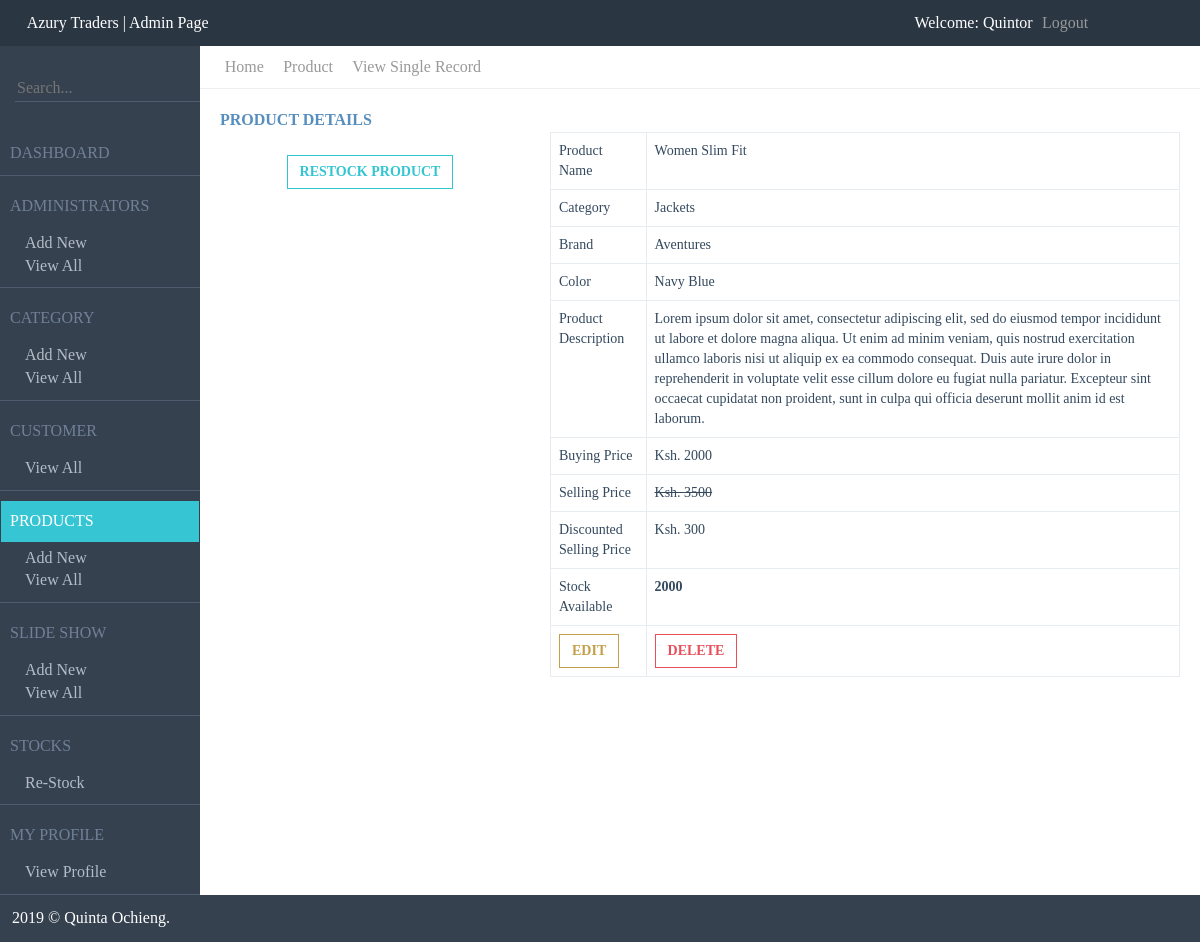
The page /admin/productViewSingle.php?id=19 (signed in) on the database its author committed.
### tables this page shows
CREATE TABLE IF NOT EXISTS `product` (
  `productId` int(11) NOT NULL,
  `categoryId` int(11) NOT NULL,
  `productName` varchar(50) NOT NULL,
  `brand` varchar(50) DEFAULT NULL,
  `size` varchar(50) DEFAULT NULL,
  `color` varchar(50) DEFAULT NULL,
  `productDescription` text,
  `image` varchar(50) DEFAULT NULL,
  `buyingPrice` double DEFAULT NULL,
  `sellingPrice` double DEFAULT NULL,
  `discount` double DEFAULT NULL,
  `stockAvailable` int(11) DEFAULT NULL,
  `updated_on` timestamp NOT NULL DEFAULT CURRENT_TIMESTAMP ON UPDATE CURRENT_TIMESTAMP,
  `created_on` timestamp NOT NULL DEFAULT CURRENT_TIMESTAMP,
  PRIMARY KEY (`productId`)
);

CREATE TABLE IF NOT EXISTS `category` (
  `categoryId` int(11) NOT NULL,
  `categoryName` varchar(50) NOT NULL,
  `description` text,
  `image` varchar(50) DEFAULT NULL,
  `updated_on` timestamp NOT NULL DEFAULT CURRENT_TIMESTAMP ON UPDATE CURRENT_TIMESTAMP,
  `created_on` timestamp NOT NULL DEFAULT CURRENT_TIMESTAMP,
  PRIMARY KEY (`categoryId`)
);

### admin/includeFiles/productMenuActivation.php (called while the page is built, shortened)
<?php
    $product = "active";
    $stock = "";
    $profile = "";
    $customer = "";
    $slideShow = "";
    $dashoboard = "";
    $administrator = "";
?>

### admin/productViewSingle.php (the view, shortened to what this page needs)
<?php
    include("includeFiles/header.php");
    include("includeFiles/menu.php");
    include("includeFiles/productMenuActivation.php");
    if(isset($_GET['id'])){
        $id = $_GET['id'];
        $query  = "SELECT * FROM product WHERE productId = '$id'";
        $result = mysqli_query($connect, $query) or die("Unable to get record");
        while($row = mysqli_fetch_assoc($result)){
            $color = $row['color'];
            $brand = $row['brand'];
            $category = $row['categoryId'];
            $buyingPrice = $row['buyingPrice'];
            $productName = $row['productName'];
            $stockAvailable = $row['stockAvailable'];
            $productDescription = $row['productDescription'];
            $originalSellingPrice = $row['sellingPrice'];
            $discountedSellingPrice = $row['discount'];
        }
    }
    $cat_query = "SELECT * FROM category WHERE categoryId = '$category'";
    $cat_result = mysqli_query($connect, $cat_query);
    while($cat_row = mysqli_fetch_assoc($cat_result)){
        $categoryName = $cat_row['categoryName'];
    }
?>
<div class="row">
    <?php
        include("includeFiles/leftcolumn.php");
    ?>
    <div class="col-md-10 right-column">
        <div class="row">
            <div class="col-sm-12 col-lg-12 col-xl-12 col-md-12 tree">
                <ul>
                    <li> <a href="home.php"> Home  </a> </li>
                    <li> <a href="productViewAll.php"> Product  </a> </li>
                    <li>  View Single Record </li>
                </ul>
            </div>
        </div>
        <div class="row">
            <div class="col-sm-12 col-md-12 main-page-content">
                <div class="caption caption-md">
                    <span class="caption-subject font-blue-madison bold uppercase">Product Details</span>
                </div>
                <div class="row">
                    <div class="col-md-4">
                        <div class="profile-image">
                            <div class="image">
                            </div>
                        </div>
                        <div class="restock">
                            <a href="productRestock.php?id=<?php echo urlencode($id);?>" class="btn green btn-outline sbold uppercase"> Restock Product</a>
                        </div>
                    </div>
                    <div class="col-md-8">
                        <table class="table table-bordered">
                            <tr>
                                <td>Product Name</td>
                                <td><?php echo $productName; ?></td>
                            </tr>
                            <tr>
                                <td>Category</td>
                                <td><?php echo $categoryName; ?></td>
                            </tr>
                            <tr>
                                <td>Brand</td>
                                <td><?php echo $brand; ?></td>
                            </tr>
                            <tr>
                                <td>Color</td>
                                <td><?php echo $color; ?></td>
                            </tr>
                            <tr>
                                <td>Product Description</td>
                                <td><?php echo $productDescription; ?></td>
                            </tr>
                            <tr>
                                <td>Buying Price</td>
                                <td>Ksh. <?php echo $buyingPrice; ?></td>
                            </tr>
                            <tr>
                                <td>Selling Price</td>
                                <td style="text-decoration: line-through;" >Ksh. <?php echo $originalSellingPrice; ?></td>
                            </tr>
                            <tr>
                                <td>Discounted Selling Price</td>
                                <td>Ksh. <?php echo $discountedSellingPrice; ?></td>
                            </tr>
                            <tr>
                                <td>Stock Available</td>
                                <td style="font-weight: bold;" ><?php echo $stockAvailable; ?></td>
                            </tr>
                            <tr>
                                <td> <a href="productEdit.php?id=<?php echo urlencode($id);?>" class="btn yellow btn-outline sbold uppercase"> Edit </a> </td>
                                <td> <a href="productDelete.php?id=<?php echo urlencode($id);?>" class="btn red btn-outline sbold uppercase"> Delete </a> </td>
                            </tr>
                        </table>
                    </div>
                </div>
            </div>
        </div>
    </div>
</div>
<?php
    include("includeFiles/footer.php");
?>

### admin/includeFiles/header.php (shortened to what this page needs)
<!DOCTYPE html>
<html lang="en">
    <head>
        <link href="../assets/css/bootstrap.min.css" rel="stylesheet" type="text/css" />
        <link href="../assets/font-awesome/css/font-awesome.min.css" type="text/css" rel="stylesheet" />
        <link href="../assets/font-awesome/css/font-awesome.css" type="text/css" rel="stylesheet" />
        <link href="../assets/css/login-4.css" rel="stylesheet" type="text/css" />
        <link href="../assets/css/components.css" rel="stylesheet" type="text/css" />
        <link href="../assets/css/components.min.css" rel="stylesheet" type="text/css" />
        <link href="../assets/css/styles.css" rel="stylesheet" type="text/css" />
    </head>
    <body>
        <div class="container-fluid">

### admin/includeFiles/menu.php (shortened to what this page needs)
<div class="row menu-bar">
        <div class="col-md-9">
            <a href="home.php"> Azury Traders | Admin Page   </a>
        </div>
        <div class="col-md-3">
            <div class="viewing-information">
                <div class="admin-name">
                    Welcome: <a href="profileView.php?id=<?php echo $_SESSION['id']; ?>"><?php echo ' '.$_SESSION['firstname'].' '.$_SESSION['lastname'] ?> </a>
                </div>
                <div class="admin-name">
                    <a href="logout.php" style="color:#999999;"> <i class="fa fa-shopping-lock fa-1x"></i> Logout </a>
                </div>
            </div>
        </div>
</div>

### admin/includeFiles/leftcolumn.php (shortened to what this page needs)
<div class="col-md-2 left-column">
    <div class="row">
        <div class="col-sm-12 col-md-12 col-xl-12">
            <div class="searchbar">
                <form method="POST" action="">
                    <table>
                        <tr>
                            <td>
                                <input type="text" name="search" placeholder="Search..." class="searchtext">
                            </td>
                            <td>
                            </td>
                        </tr>
                    </table>
                </form>
            </div>
        </div>
    </div>
    <div class="row">
        <div class="col-md-12 col-sm-12 col-xl-12 dashboard <?php echo $dashoboard; ?>">
            <a href="home.php" style="color:#FFF; text-decoration: none;"> DASHBOARD </a>
        </div>
    </div>
    <?php if($_SESSION['admin_add']=="Yes" AND $_SESSION['admin_view_all']=="Yes"){ ?>
    <div class="row">
        <div class="col-md-12 col-sm-12 col-xl-12 menubox">
            <div class="menu-title  <?php echo $administrator; ?> "> Administrators </div>
            <ul>
                <li>
                    <?php if($_SESSION['admin_add']=="Yes"){ ?>
                        <a href="administratorAdd.php"> Add New </a>
                    <?php } ?>
                </li>
                <li>
                    <?php if($_SESSION['admin_view_all']=="Yes"){ ?>
                        <a href="administratorViewAll.php"> View All </a>
                    <?php } ?>
                </li>
            </ul>
        </div>
    </div>
    <?php } ?>
    <?php if($_SESSION['category_add']=="Yes" AND $_SESSION['category_view_all']=="Yes"){ ?>
    <div class="row">
        <div class="col-md-12 col-sm-12 col-xl-12 menubox">
            <div class="menu-title  <?php echo $category; ?> "> Category </div>
            <ul>
                <li>
                    <?php if($_SESSION['category_add']=="Yes"){ ?>
                        <a href="categoryAdd.php"> Add New </a>
                    <?php } ?>
                </li>
                <li>
                    <?php if($_SESSION['category_view_all']=="Yes"){ ?>
                        <a href="categoryViewAll.php"> View All </a>
                    <?php } ?>
                </li>
            </ul>
        </div>
    </div>
    <?php } ?>
    <?php if($_SESSION['customer_view_all']=="Yes"){ ?>
    <div class="row">
        <div class="col-md-12 col-sm-12 col-xl-12 menubox">
            <div class="menu-title  <?php echo $customer; ?> "> Customer </div>
            <ul>
                <li>
                    <a href="customerViewAll.php"> View All </a>
                </li>
            </ul>
        </div>
    </div>
    <?php } ?>
    <?php if($_SESSION['product_add']=="Yes" AND $_SESSION['product_view_all']=="Yes"){ ?>
    <div class="row">
        <div class="col-md-12 col-sm-12 col-xl-12 menubox">
            <div class="menu-title  <?php echo $product; ?> "> Products </div>
            <ul>
                <li>
                    <?php if($_SESSION['product_add']=="Yes"){ ?>
                        <a href="productAdd.php"> Add New </a>
                    <?php } ?>
                </li>
                <li>
                    <?php if($_SESSION['product_view_all']=="Yes"){ ?>
                        <a href="productViewAll.php"> View All </a>
                    <?php } ?>
                </li>
            </ul>
        </div>
    </div>
    <?php } ?>
    <?php if($_SESSION['slideshow_add']=="Yes" AND $_SESSION['slideshow_view_all']=="Yes"){ ?>
    <div class="row">
        <div class="col-md-12 col-sm-12 col-xl-12 menubox">
            <div class="menu-title  <?php echo $slideShow; ?> "> Slide Show </div>
            <ul>
                <li>
                    <?php if($_SESSION['slideshow_add']=="Yes"){ ?>
                        <a href="slideShowAdd.php"> Add New </a>
                    <?php } ?>
                </li>
                <li>
                    <?php if($_SESSION['slideshow_view_all']=="Yes"){ ?>
                        <a href="slideShowViewAll.php"> View All </a>
                    <?php } ?>
                </li>
            </ul>
        </div>
    </div>
    <?php } ?>
    <?php if($_SESSION['stock_add']=="Yes"){ ?>
    <div class="row">
        <div class="col-md-12 col-sm-12 col-xl-12 menubox">
            <div class="menu-title  <?php echo $stock; ?> "> Stocks </div>
            <ul>
                <li>
                    <a href="stockAdd.php"> Re-Stock </a>
                </li>
            </ul>
        </div>
    </div>
    <?php } ?>
    <div class="row">
        <div class="col-md-12 col-sm-12 col-xl-12 menubox">
            <div class="menu-title  <?php echo $profile; ?> "> My Profile </div>
            <ul>
                <li>
                    <a href="profileView.php?id=<?php echo $_SESSION['id'] ?>"> View Profile </a>
                </li>
            </ul>
        </div>
    </div>
</div>

### admin/includeFiles/footer.php
            <div class="row">
                <div class="col-md-12 footer">
                    <?php echo date('Y'); ?> &copy; Quinta Ochieng.
                </div>
            </div>
        </div>
    </body>
</html>

### assets/css/styles.css (style rules this page uses)
html, body, div, span, applet, object, iframe, h1, h2, h3, h4, h5, h6, p, blockquote, pre, a, abbr, acronym, address, big, cite, code, del, dfn, em, font, ins, kbd, q, s, samp, small, strike, strong, sub, tt, var, dl, dt, dd, ol, ul, li, fieldset, form, label, legend, table, caption, tbody, tfoot, thead, tr, th, td { border: 0; font-family: inherit; font-size: 100%; font-style: inherit; font-weight: inherit; margin: 0; outline: 0; padding: 0; vertical-align: baseline; }
ol, ul { list-style: none; }
.admin-name { float: left; margin-left: 2%; }
.menu-bar { background: #2b3643; color: #FFFFFF; padding: 1%; }
.menu-bar a { color: #FFFFFF; }
.active { background: #36c6d3; color: #FFFFFF; }
.dashboard { border-bottom: solid 1px #4e5c6f; display: block; padding: 5%; }
.dashboard a { color: #708096 !important; }
.left-column { background: #364150; }
.main-page-content { padding: 2%; }
.menubox { border-bottom: solid 1px #4e5c6f; color: #708096; padding: 5%; }
.menubox ul li a { color: #b4bcc8; padding-left: 15px; }
.menubox .menu-title { margin-bottom: 5px; text-transform: uppercase; }
.menu-title { display: block; margin-left: -5%; margin-right: -5%; padding: 5%; }
.searchbar { margin-top: 30px; margin-bottom: 30px; }
.searchtext { background: #364150; border: none; border-bottom: solid 1px #4e5c6f; color: #4e5c6f; }
.right-column { background: #FFFFFF; }
.tree { border-bottom: solid 1px #eeeeee; }
.tree ul li { color: #999999; float: left; list-style: none; padding: 1%; }
.tree ul li a { color: #999999; }
.profile-image { overflow: hidden; }
.restock { text-align: center; width: 100%; }
.footer { background: #364150; color: #FFFFFF; padding: 1%; }

### rows shown on the page
product: productName "Women Slim Fit", brand "Aventures", color "Navy Blue", productDescription "Lorem ipsum dolor sit amet, consectetur adipiscing elit, sed do eiusmod tempor incididunt ut labore et dolore magna aliqua. Ut enim ad minim veniam, quis nostrud exercitation ullamco laboris nisi ut aliquip ex ea commodo consequat. Duis aute irure dolor in reprehenderit in voluptate velit esse cillum dolore eu fugiat nulla pariatur. Excepteur sint occaecat cupidatat non proident, sunt in culpa qui officia deserunt mollit anim id est laborum.", buyingPrice "2000", sellingPrice "3500", discount "300", stockAvailable "2000"
category: categoryName "Jackets"

### other values the page prints
$_SESSION['firstname'] "Quintor"
